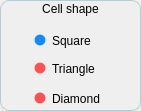
   <widget class="QGroupBox" name="groupBoxFormCell">
    <property name="geometry">
     <rect>
      <x>430</x>
      <y>490</y>
      <width>141</width>
      <height>111</height>
     </rect>
    </property>
    <property name="toolTip">
     <string>&lt;html&gt;&lt;head/&gt;&lt;body&gt;&lt;p&gt;&lt;span style=&quot; font-size:12pt;&quot;&gt;The shape of the &lt;/span&gt;&lt;span style=&quot; font-size:12pt; font-style:italic;&quot;&gt;cells &lt;/span&gt;&lt;span style=&quot; font-size:12pt;&quot;&gt;used in the &lt;/span&gt;&lt;span style=&quot; font-size:12pt; font-style:italic;&quot;&gt;Mosaic++&lt;/span&gt;&lt;span style=&quot; font-size:12pt;&quot;&gt;.&lt;/span&gt;&lt;/p&gt;&lt;/body&gt;&lt;/html&gt;</string>
    </property>
    <property name="styleSheet">
     <string notr="true">QGroupBox {
	
	font: 10pt &quot;Century Gothic&quot;;
	border: 1px solid rgb(181, 204, 214);;
    border-radius: 9px;
}

QGroupBox{
top:-10px;
}</string>
    </property>
    <property name="title">
     <string>Cell shape</string>
    </property>
    <property name="alignment">
     <set>Qt::AlignHCenter|Qt::AlignTop</set>
    </property>
    <widget class="QRadioButton" name="squareRadioButton">
     <property name="geometry">
      <rect>
       <x>30</x>
       <y>30</y>
       <width>82</width>
       <height>21</height>
      </rect>
     </property>
     <property name="cursor">
      <cursorShape>PointingHandCursor</cursorShape>
     </property>
     <property name="toolTip">
      <string>&lt;html&gt;&lt;head/&gt;&lt;body&gt;&lt;p&gt;&lt;span style=&quot; font-size:12pt;&quot;&gt;Square shaped &lt;/span&gt;&lt;span style=&quot; font-size:12pt; font-style:italic;&quot;&gt;cells&lt;/span&gt;&lt;span style=&quot; font-size:12pt;&quot;&gt;. Fastest algorithm.&lt;/span&gt;&lt;/p&gt;&lt;/body&gt;&lt;/html&gt;</string>
     </property>
     <property name="styleSheet">
      <string notr="true">QRadioButton {
   font: 8pt  &quot;Century Gothic&quot;;
}

QRadioButton::indicator {
    width:                  10px;
    height:                 10px;
    border-radius:          6px;
	border: none;
  	outline: none;
 	 margin-left: 4px;
}

QRadioButton::indicator:checked {
   background-color:      #148dfa;
    border:                 1px solid none;
}

QRadioButton::indicator:unchecked {
   	background-color:       rgb(255, 80, 83);
    border:                 1px solid none;
}</string>
     </property>
     <property name="text">
      <string>Square</string>
     </property>
     <property name="checkable">
      <bool>true</bool>
     </property>
     <property name="checked">
      <bool>true</bool>
     </property>
    </widget>
    <widget class="QRadioButton" name="triangleRadioButton">
     <property name="geometry">
      <rect>
       <x>30</x>
       <y>60</y>
       <width>82</width>
       <height>17</height>
      </rect>
     </property>
     <property name="cursor">
      <cursorShape>PointingHandCursor</cursorShape>
     </property>
     <property name="toolTip">
      <string>&lt;html&gt;&lt;head/&gt;&lt;body&gt;&lt;p&gt;&lt;span style=&quot; font-size:12pt;&quot;&gt;Triangle shaped &lt;/span&gt;&lt;span style=&quot; font-size:12pt; font-style:italic;&quot;&gt;cells&lt;/span&gt;&lt;span style=&quot; font-size:12pt;&quot;&gt;. Right-angle triangles are used along with a random function to provide more diversity.&lt;/span&gt;&lt;/p&gt;&lt;/body&gt;&lt;/html&gt;</string>
     </property>
     <property name="styleSheet">
      <string notr="true">QRadioButton {
   font: 8pt  &quot;Century Gothic&quot;;
}

QRadioButton::indicator {
    width:                  10px;
    height:                 10px;
    border-radius:          6px;
	border: none;
  	outline: none;
 	 margin-left: 4px;
}

QRadioButton::indicator:checked {
   background-color:      #148dfa;
    border:                 1px solid none;
}

QRadioButton::indicator:unchecked {
   	background-color:       rgb(255, 80, 83);
    border:                 1px solid none;
}</string>
     </property>
     <property name="text">
      <string>Triangle</string>
     </property>
     <property name="checked">
      <bool>false</bool>
     </property>
    </widget>
    <widget class="QRadioButton" name="diamondRadioButton">
     <property name="geometry">
      <rect>
       <x>30</x>
       <y>90</y>
       <width>91</width>
       <height>17</height>
      </rect>
     </property>
     <property name="cursor">
      <cursorShape>PointingHandCursor</cursorShape>
     </property>
     <property name="toolTip">
      <string>&lt;html&gt;&lt;head/&gt;&lt;body&gt;&lt;p&gt;&lt;span style=&quot; font-size:12pt;&quot;&gt;Diamond shaped &lt;/span&gt;&lt;span style=&quot; font-size:12pt; font-style:italic;&quot;&gt;cells&lt;/span&gt;&lt;span style=&quot; font-size:12pt;&quot;&gt;. The margins are not actually diamonds in order to keep the rectangle shape of the resulting &lt;/span&gt;&lt;span style=&quot; font-size:12pt; font-style:italic;&quot;&gt;Mosaic++&lt;/span&gt;&lt;span style=&quot; font-size:12pt;&quot;&gt;.&lt;/span&gt;&lt;/p&gt;&lt;p&gt;&lt;span style=&quot; font-size:12pt;&quot;&gt;&lt;br/&gt;&lt;/span&gt;&lt;/p&gt;&lt;/body&gt;&lt;/html&gt;</string>
     </property>
     <property name="styleSheet">
      <string notr="true">QRadioButton {
   font: 8pt  &quot;Century Gothic&quot;;
}

QRadioButton::indicator {
    width:                  10px;
    height:                 10px;
    border-radius:          6px;
	border: none;
  	outline: none;
 	 margin-left: 4px;
}

QRadioButton::indicator:checked {
   background-color:      #148dfa;
    border:                 1px solid none;
}

QRadioButton::indicator:unchecked {
   	background-color:       rgb(255, 80, 83);
    border:                 1px solid none;
}</string>
     </property>
     <property name="text">
      <string>Diamond</string>
     </property>
     <property name="checked">
      <bool>false</bool>
     </property>
    </widget>
   </widget>
